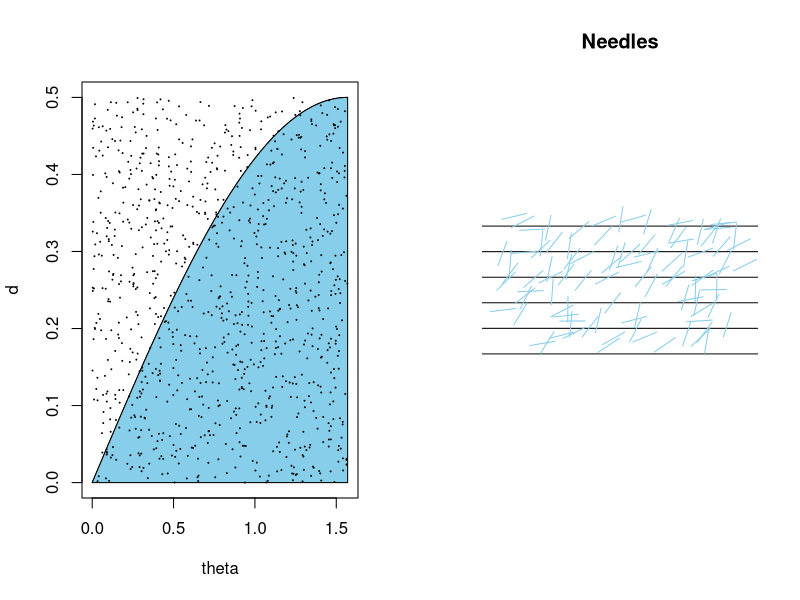

Write R code to recreate this figure.

#' Example 2.3 BuffonsNeedle
#' This program will estimate the area of the
#' region E under the curve d=1/2*sin(theta) in the
#' theta:[0, pi/2], d:[0, 1/2]

n = 10000 # the number of experiments
cross_num = 0 # the number of needles crossing a line
theta_data = rep(0, n) # angle of needles
ddata = rep(0, n) # the distance from the center of needle to the nearest lines
xdata = rep(0, n) # x value of points
ydata = rep(0, n) # y value of points
for (i in 1:n) {
  # plot a point on unit square at random
  d = runif(1) * 0.5
  t = runif(1) * 0.5 * pi
  if (d / sin(t) < 1 / 2) {
    cross_num = cross_num + 1
  }
  theta_data[i] = t
  ddata[i] = d
  xdata[i] = runif(1) * 10
  ydata[i] = runif(1) * 5
}

theta = seq(0, pi / 2, 0.001)
d = 0.5 * sin(theta)
pt = c(theta, rev(theta))
pd = c(rep(0, length(theta)), rev(d))

par(mfrow=c(1, 2))
plot(theta, d, type='l', xlim=c(0, pi/2), ylim=c(0, 1/2))
polygon(pt, pd, col='skyblue')
points(theta_data[seq(1, n, 10)], ddata[seq(1, n, 10)], cex=.01)

plot(1, type='n', xlab='', ylab='', main='Needles', axes=F,
     xlim=c(0, 10), ylim=c(0, 5), asp=1)
for (i in 0:5) {
  abline(h=i, v=-1)
}

for (i in seq(1, n, 100)) {
  x = xdata[i]
  y = ydata[i]
  t = theta_data[i]
  d = ddata[i]
  lines(c(x - 0.5*cos(t), x + 0.5*cos(t)),
        c(y + d - 0.5*sin(t), y + d + 0.5*sin(t)),
        col='skyblue', asp=1)
}

cat('Estimate of area is ', cross_num / n * (pi / 4))
